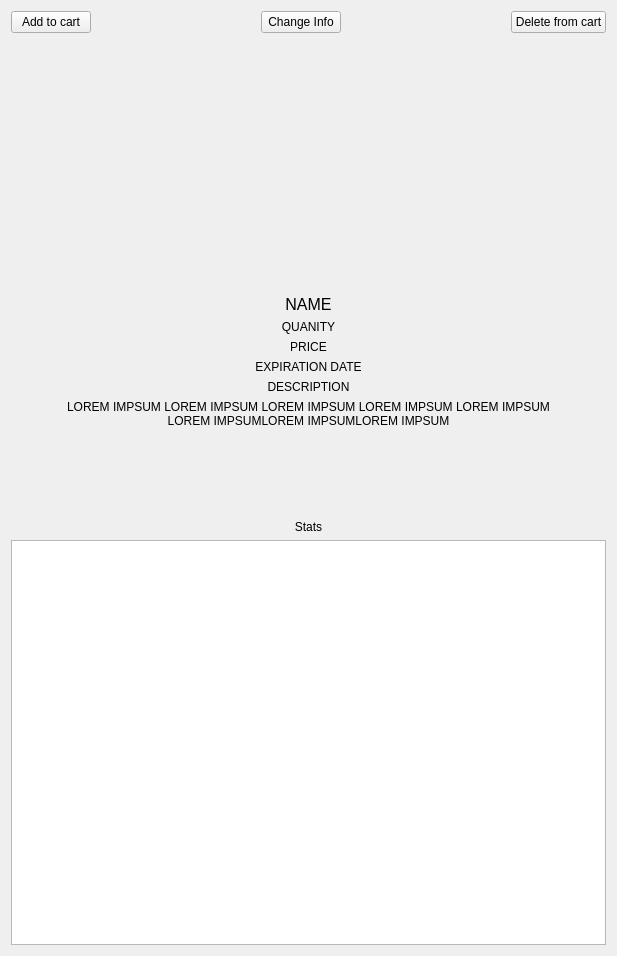
<?xml version="1.0" encoding="UTF-8"?>
<ui version="4.0">
 <class>Form</class>
 <widget class="QWidget" name="Form">
  <property name="geometry">
   <rect>
    <x>0</x>
    <y>0</y>
    <width>617</width>
    <height>956</height>
   </rect>
  </property>
  <property name="windowTitle">
   <string>Form</string>
  </property>
  <layout class="QVBoxLayout" name="verticalLayout">
   <item>
    <layout class="QHBoxLayout" name="horizontalLayout_2">
     <item>
      <widget class="QPushButton" name="addToCartBtn">
       <property name="minimumSize">
        <size>
         <width>0</width>
         <height>0</height>
        </size>
       </property>
       <property name="maximumSize">
        <size>
         <width>100</width>
         <height>16777215</height>
        </size>
       </property>
       <property name="text">
        <string>Add to cart</string>
       </property>
      </widget>
     </item>
     <item>
      <spacer name="horizontalSpacer_4">
       <property name="orientation">
        <enum>Qt::Horizontal</enum>
       </property>
       <property name="sizeHint" stdset="0">
        <size>
         <width>40</width>
         <height>20</height>
        </size>
       </property>
      </spacer>
     </item>
     <item>
      <widget class="QPushButton" name="changeInfoBtn">
       <property name="maximumSize">
        <size>
         <width>150</width>
         <height>16777215</height>
        </size>
       </property>
       <property name="text">
        <string>Change Info</string>
       </property>
      </widget>
     </item>
     <item>
      <spacer name="horizontalSpacer_3">
       <property name="orientation">
        <enum>Qt::Horizontal</enum>
       </property>
       <property name="sizeHint" stdset="0">
        <size>
         <width>40</width>
         <height>20</height>
        </size>
       </property>
      </spacer>
     </item>
     <item>
      <widget class="QPushButton" name="deleteBtn">
       <property name="maximumSize">
        <size>
         <width>150</width>
         <height>16777215</height>
        </size>
       </property>
       <property name="text">
        <string>Delete from cart</string>
       </property>
      </widget>
     </item>
    </layout>
   </item>
   <item>
    <layout class="QHBoxLayout" name="horizontalLayout">
     <item>
      <spacer name="horizontalSpacer">
       <property name="orientation">
        <enum>Qt::Horizontal</enum>
       </property>
       <property name="sizeHint" stdset="0">
        <size>
         <width>40</width>
         <height>20</height>
        </size>
       </property>
      </spacer>
     </item>
     <item>
      <widget class="QLabel" name="img">
       <property name="minimumSize">
        <size>
         <width>250</width>
         <height>250</height>
        </size>
       </property>
       <property name="maximumSize">
        <size>
         <width>250</width>
         <height>16777215</height>
        </size>
       </property>
       <property name="font">
        <font>
         <pointsize>12</pointsize>
        </font>
       </property>
       <property name="text">
        <string/>
       </property>
       <property name="alignment">
        <set>Qt::AlignLeading|Qt::AlignLeft|Qt::AlignVCenter</set>
       </property>
      </widget>
     </item>
     <item>
      <spacer name="horizontalSpacer_2">
       <property name="orientation">
        <enum>Qt::Horizontal</enum>
       </property>
       <property name="sizeHint" stdset="0">
        <size>
         <width>40</width>
         <height>20</height>
        </size>
       </property>
      </spacer>
     </item>
    </layout>
   </item>
   <item>
    <widget class="QLabel" name="product_name">
     <property name="font">
      <font>
       <pointsize>12</pointsize>
      </font>
     </property>
     <property name="text">
      <string>NAME</string>
     </property>
     <property name="alignment">
      <set>Qt::AlignCenter</set>
     </property>
    </widget>
   </item>
   <item>
    <widget class="QLabel" name="product_quanity">
     <property name="text">
      <string>QUANITY</string>
     </property>
     <property name="alignment">
      <set>Qt::AlignCenter</set>
     </property>
    </widget>
   </item>
   <item>
    <widget class="QLabel" name="product_price">
     <property name="text">
      <string>PRICE</string>
     </property>
     <property name="alignment">
      <set>Qt::AlignCenter</set>
     </property>
    </widget>
   </item>
   <item>
    <widget class="QLabel" name="product_date">
     <property name="text">
      <string>EXPIRATION DATE</string>
     </property>
     <property name="alignment">
      <set>Qt::AlignCenter</set>
     </property>
    </widget>
   </item>
   <item>
    <widget class="QLabel" name="description_title">
     <property name="text">
      <string>DESCRIPTION</string>
     </property>
     <property name="alignment">
      <set>Qt::AlignCenter</set>
     </property>
    </widget>
   </item>
   <item>
    <widget class="QLabel" name="product_description">
     <property name="text">
      <string>LOREM IMPSUM LOREM IMPSUM LOREM IMPSUM LOREM IMPSUM LOREM IMPSUM
LOREM IMPSUMLOREM IMPSUMLOREM IMPSUM</string>
     </property>
     <property name="alignment">
      <set>Qt::AlignCenter</set>
     </property>
    </widget>
   </item>
   <item>
    <widget class="QLabel" name="product_stats">
     <property name="minimumSize">
      <size>
       <width>0</width>
       <height>100</height>
      </size>
     </property>
     <property name="maximumSize">
      <size>
       <width>16777215</width>
       <height>16777215</height>
      </size>
     </property>
     <property name="text">
      <string>Stats</string>
     </property>
     <property name="alignment">
      <set>Qt::AlignBottom|Qt::AlignHCenter</set>
     </property>
    </widget>
   </item>
   <item>
    <widget class="PlotWidget" name="product_graph">
     <property name="maximumSize">
      <size>
       <width>16777215</width>
       <height>500</height>
      </size>
     </property>
    </widget>
   </item>
  </layout>
 </widget>
 <customwidgets>
  <customwidget>
   <class>PlotWidget</class>
   <extends>QGraphicsView</extends>
   <header>pyqtgraph</header>
  </customwidget>
 </customwidgets>
 <resources/>
 <connections/>
</ui>
